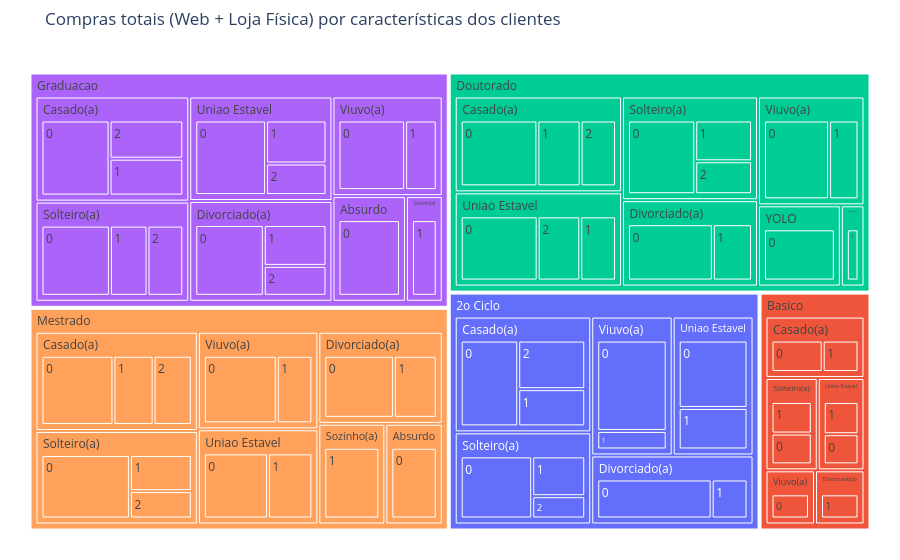

Notebook code for this chart:
### Markdown cell above
### Perfil dos clientes com mais compras realizadas atráves do site e compras físicas

**Objetivo:** identificar características sociodemográficas e financeiras associadas aos clientes que apresentam maior volume de compras nos canais online e físico.

### Code cell
# Agrupamento das informações dos clientes por média de compras realizadas através do site e compras físicas
compras_info_clientes = base.groupby(['Escolaridade', 'Estado_Civil', 'Filhos_em_Casa'])[['Renda', 'Num_Compras_Loja', 'Num_Compras_Web']].mean().reset_index()

# Criação da variável de total de compras realizadas (tanto pelo site quanto fisicas) para dimnesionar o gráfico
compras_info_clientes['Total_Compras'] = (compras_info_clientes['Num_Compras_Loja'] + 
                                           compras_info_clientes['Num_Compras_Web'])

# Criação do gráfico de treemap interativo
fig = px.treemap(compras_info_clientes,
                 path=['Escolaridade', 'Estado_Civil', 'Filhos_em_Casa'],
                 values='Total_Compras',
                 title='Compras totais (Web + Loja Física) por características dos clientes',
                 color='Escolaridade',
                 hover_data={
                'Total_Compras': ':.2f',
                'Num_Compras_Loja': ':.2f', 
                'Num_Compras_Web': ':.2f',
                'Renda': ':.2f'
    }
)

# Ajuste estético para melhorar a visualização das caixas de texto
fig.update_layout(margin=dict(t=50, l=25, r=25, b=25))

# Exibição do gráfico
fig.show()

### Figure 1 — Plotly figure (JSON) as saved in the notebook; plotly's stock layout.template omitted (floating-point values rounded to 4 significant figures; data arrays with more than 128 entries replaced by an {"elided": "..."} marker saying what was removed)
{"data": [{"branchvalues": "total", "customdata": {"elided": "101x5 mixed values"}, "domain": {"x": [0, 1], "y": [0, 1]}, "hovertemplate": "labels=%{label}<br>Total_Compras=%{customdata[0]:.2f}<br>parent=%{parent}<br>id=%{id}<br>Num_Compras_Loja=%{customdata[1]:.2f}<br>Num_Compras_Web=%{customdata[2]:.2f}<br>Renda=%{customdata[3]:.2f}<br>Escolaridade=%{customdata[4]}<extra></extra>", "ids": ["2o Ciclo/Casado(a)/0", "2o Ciclo/Solteiro(a)", "2o Ciclo/Uniao Estavel", "2o Ciclo/Viuvo(a)", "2o Ciclo", "2o Ciclo/Divorciado(a)", "2o Ciclo/Viuvo(a)/1", "2o Ciclo/Viuvo(a)/0", "2o Ciclo/Uniao Estavel/1", "2o Ciclo/Casado(a)", "2o Ciclo/Solteiro(a)/2", "2o Ciclo/Solteiro(a)/1", "2o Ciclo/Uniao Estavel/0", "2o Ciclo/Solteiro(a)/0", "2o Ciclo/Divorciado(a)/1", "2o Ciclo/Casado(a)/1", "2o Ciclo/Casado(a)/2", "2o Ciclo/Divorciado(a)/0", "Basico", "Basico/Viuvo(a)", "Basico/Uniao Estavel", "Basico/Solteiro(a)", "Basico/Casado(a)", "Basico/Divorciado(a)", "Basico/Uniao Estavel/1", "Basico/Uniao Estavel/0", "Basico/Solteiro(a)/1", "Basico/Solteiro(a)/0", "Basico/Divorciado(a)/1", "Basico/Casado(a)/1", "Basico/Casado(a)/0", "Basico/Viuvo(a)/0", "Doutorado/Casado(a)", "Doutorado/Divorciado(a)", "Doutorado/Solteiro(a)", "Doutorado/Sozinho(a)", "Doutorado/Uniao Estavel", "Doutorado/Viuvo(a)", "Doutorado/YOLO", "Doutorado", "Doutorado/Uniao Estavel/0", "Doutorado/Casado(a)/0", "Doutorado/Casado(a)/1", "Doutorado/Casado(a)/2", "Doutorado/Divorciado(a)/0", "Doutorado/Divorciado(a)/1", "Doutorado/Solteiro(a)/0", "Doutorado/Solteiro(a)/1", "Doutorado/Solteiro(a)/2", "Doutorado/Sozinho(a)/1", "Doutorado/Uniao Estavel/1", "Doutorado/Uniao Estavel/2", "Doutorado/Viuvo(a)/0", "Doutorado/Viuvo(a)/1", "Doutorado/YOLO/0", "Graduacao/Viuvo(a)", "Graduacao/Absurdo", "Graduacao/Casado(a)", "Graduacao/Divorciado(a)", "Graduacao/Solteiro(a)", "Graduacao/Uniao Estavel", "Graduacao/Sozinho(a)", "Graduacao/Viuvo(a)/1", "Graduacao/Sozinho(a)/1", "Graduacao/Solteiro(a)/1", "Graduacao/Solteiro(a)/2", "Graduacao/Divorciado(a)/1", "Graduacao/Uniao Estavel/0", "Graduacao/Uniao Estavel/1", "Graduacao/Uniao Estavel/2", "Graduacao/Viuvo(a)/0", "Graduacao", "Graduacao/Divorciado(a)/0", "Graduacao/Solteiro(a)/0", "Graduacao/Casado(a)/2", "Graduacao/Casado(a)/1", "Graduacao/Casado(a)/0", "Graduacao/Absurdo/0", "Graduacao/Divorciado(a)/2", "Mestrado/Casado(a)", "Mestrado/Divorciado(a)", "Mestrado/Solteiro(a)", "Mestrado/Sozinho(a)", "Mestrado/Uniao Estavel", "Mestrado/Viuvo(a)", "Mestrado/Absurdo", "Mestrado/Viuvo(a)/0", "Mestrado/Absurdo/0", "Mestrado/Casado(a)/0", "Mestrado/Casado(a)/1", "Mestrado/Casado(a)/2", "Mestrado/Divorciado(a)/0", "Mestrado/Divorciado(a)/1", "Mestrado/Solteiro(a)/0", "Mestrado/Solteiro(a)/1", "Mestrado/Solteiro(a)/2", "Mestrado/Sozinho(a)/1", "Mestrado/Uniao Estavel/0", "Mestrado/Viuvo(a)/1", "Mestrado/Uniao Estavel/1", "Mestrado"], "labels": ["0", "Solteiro(a)", "Uniao Estavel", "Viuvo(a)", "2o Ciclo", "Divorciado(a)", "1", "0", "1", "Casado(a)", "2", "1", "0", "0", "1", "1", "2", "0", "Basico", "Viuvo(a)", "Uniao Estavel", "Solteiro(a)", "Casado(a)", "Divorciado(a)", "1", "0", "1", "0", "1", "1", "0", "0", "Casado(a)", "Divorciado(a)", "Solteiro(a)", "Sozinho(a)", "Uniao Estavel", "Viuvo(a)", "YOLO", "Doutorado", "0", "0", "1", "2", "0", "1", "0", "1", "2", "1", "1", "2", "0", "1", "0", "Viuvo(a)", "Absurdo", "Casado(a)", "Divorciado(a)", "Solteiro(a)", "Uniao Estavel", "Sozinho(a)", "1", "1", "1", "2", "1", "0", "1", "2", "0", "Graduacao", "0", "0", "2", "1", "0", "0", "2", "Casado(a)", "Divorciado(a)", "Solteiro(a)", "Sozinho(a)", "Uniao Estavel", "Viuvo(a)", "Absurdo", "0", "0", "0", "1", "2", "0", "1", "0", "1", "2", "1", "0", "1", "1", "Mestrado"], "marker": {"colors": ["#636efa", "#636efa", "#636efa", "#636efa", "#636efa", "#636efa", "#636efa", "#636efa", "#636efa", "#636efa", "#636efa", "#636efa", "#636efa", "#636efa", "#636efa", "#636efa", "#636efa", "#636efa", "#EF553B", "#EF553B", "#EF553B", "#EF553B", "#EF553B", "#EF553B", "#EF553B", "#EF553B", "#EF553B", "#EF553B", "#EF553B", "#EF553B", "#EF553B", "#EF553B", "#00cc96", "#00cc96", "#00cc96", "#00cc96", "#00cc96", "#00cc96", "#00cc96", "#00cc96", "#00cc96", "#00cc96", "#00cc96", "#00cc96", "#00cc96", "#00cc96", "#00cc96", "#00cc96", "#00cc96", "#00cc96", "#00cc96", "#00cc96", "#00cc96", "#00cc96", "#00cc96", "#ab63fa", "#ab63fa", "#ab63fa", "#ab63fa", "#ab63fa", "#ab63fa", "#ab63fa", "#ab63fa", "#ab63fa", "#ab63fa", "#ab63fa", "#ab63fa", "#ab63fa", "#ab63fa", "#ab63fa", "#ab63fa", "#ab63fa", "#ab63fa", "#ab63fa", "#ab63fa", "#ab63fa", "#ab63fa", "#ab63fa", "#ab63fa", "#FFA15A", "#FFA15A", "#FFA15A", "#FFA15A", "#FFA15A", "#FFA15A", "#FFA15A", "#FFA15A", "#FFA15A", "#FFA15A", "#FFA15A", "#FFA15A", "#FFA15A", "#FFA15A", "#FFA15A", "#FFA15A", "#FFA15A", "#FFA15A", "#FFA15A", "#FFA15A", "#FFA15A", "#FFA15A"]}, "name": "", "parents": ["2o Ciclo/Casado(a)", "2o Ciclo", "2o Ciclo", "2o Ciclo", "", "2o Ciclo", "2o Ciclo/Viuvo(a)", "2o Ciclo/Viuvo(a)", "2o Ciclo/Uniao Estavel", "2o Ciclo", "2o Ciclo/Solteiro(a)", "2o Ciclo/Solteiro(a)", "2o Ciclo/Uniao Estavel", "2o Ciclo/Solteiro(a)", "2o Ciclo/Divorciado(a)", "2o Ciclo/Casado(a)", "2o Ciclo/Casado(a)", "2o Ciclo/Divorciado(a)", "", "Basico", "Basico", "Basico", "Basico", "Basico", "Basico/Uniao Estavel", "Basico/Uniao Estavel", "Basico/Solteiro(a)", "Basico/Solteiro(a)", "Basico/Divorciado(a)", "Basico/Casado(a)", "Basico/Casado(a)", "Basico/Viuvo(a)", "Doutorado", "Doutorado", "Doutorado", "Doutorado", "Doutorado", "Doutorado", "Doutorado", "", "Doutorado/Uniao Estavel", "Doutorado/Casado(a)", "Doutorado/Casado(a)", "Doutorado/Casado(a)", "Doutorado/Divorciado(a)", "Doutorado/Divorciado(a)", "Doutorado/Solteiro(a)", "Doutorado/Solteiro(a)", "Doutorado/Solteiro(a)", "Doutorado/Sozinho(a)", "Doutorado/Uniao Estavel", "Doutorado/Uniao Estavel", "Doutorado/Viuvo(a)", "Doutorado/Viuvo(a)", "Doutorado/YOLO", "Graduacao", "Graduacao", "Graduacao", "Graduacao", "Graduacao", "Graduacao", "Graduacao", "Graduacao/Viuvo(a)", "Graduacao/Sozinho(a)", "Graduacao/Solteiro(a)", "Graduacao/Solteiro(a)", "Graduacao/Divorciado(a)", "Graduacao/Uniao Estavel", "Graduacao/Uniao Estavel", "Graduacao/Uniao Estavel", "Graduacao/Viuvo(a)", "", "Graduacao/Divorciado(a)", "Graduacao/Solteiro(a)", "Graduacao/Casado(a)", "Graduacao/Casado(a)", "Graduacao/Casado(a)", "Graduacao/Absurdo", "Graduacao/Divorciado(a)", "Mestrado", "Mestrado", "Mestrado", "Mestrado", "Mestrado", "Mestrado", "Mestrado", "Mestrado/Viuvo(a)", "Mestrado/Absurdo", "Mestrado/Casado(a)", "Mestrado/Casado(a)", "Mestrado/Casado(a)", "Mestrado/Divorciado(a)", "Mestrado/Divorciado(a)", "Mestrado/Solteiro(a)", "Mestrado/Solteiro(a)", "Mestrado/Solteiro(a)", "Mestrado/Sozinho(a)", "Mestrado/Uniao Estavel", "Mestrado/Viuvo(a)", "Mestrado/Uniao Estavel", ""], "type": "treemap", "values": [7.581, 13.06, 11.66, 11.75, 64.52, 11.63, 2.0, 9.75, 4.448, 16.41, 2.0, 3.562, 7.214, 7.5, 2.778, 3.833, 5.0, 8.857, 23.03, 3.0, 4.833, 5.4, 6.8, 3.0, 2.5, 2.333, 2.733, 2.667, 3.0, 2.8, 4.0, 3.0, 16.67, 12.21, 14.66, 2.0, 16.4, 12.05, 7.0, 81.0, 8.123, 8.231, 4.643, 3.8, 8.355, 3.857, 7.95, 3.714, 3.0, 2.0, 3.775, 4.5, 8.3, 3.75, 7.0, 11.3, 8.0, 16.64, 14.86, 15.86, 15.41, 4.0, 3.636, 4.0, 4.208, 4.0, 4.1, 8.317, 4.094, 3.0, 7.667, 86.07, 7.76, 7.653, 4.4, 4.253, 7.988, 8.0, 3.0, 16.72, 11.88, 15.76, 7.0, 11.91, 12.2, 6.0, 8.2, 6.0, 8.0, 4.466, 4.25, 7.35, 4.529, 9.268, 3.69, 2.8, 7.0, 7.048, 4.0, 4.86, 81.46]}], "layout": {"legend": {"tracegroupgap": 0}, "margin": {"b": 25, "l": 25, "r": 25, "t": 50}, "title": {"text": "Compras totais (Web + Loja Física) por características dos clientes"}}}
